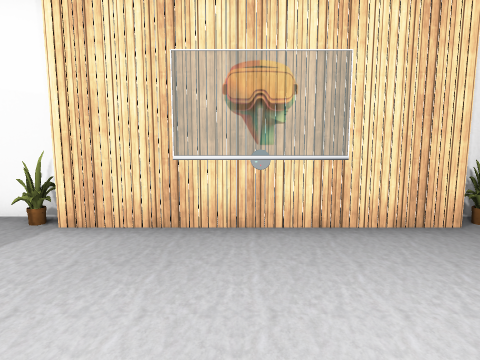
[1] (above)

19 first-person views from a walk through a 3-D level made in the Unity game engine. The camera is 1.2 m above the floor, tilts 8° down and sees 70° across. The floor is counted in squares, 1 m on a side. Each view is taken from the middle of a square. On the plan, view 1 faces up. The plan holds only what a view shows up to about 14 squares ahead; the rest is blank. The place goes on beyond the plan. The player character is not drawn. Some animated figures are not drawn. Door leaves are left out, so doorways stand open. Some surface patterns are stand-ins.

[2]
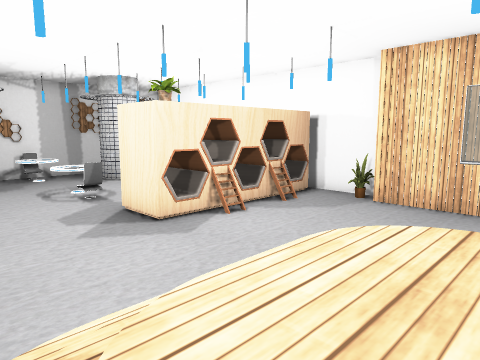

[3]
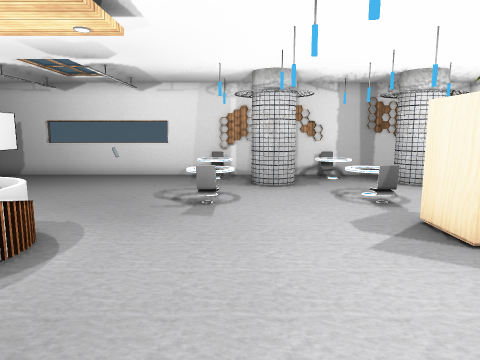

[4]
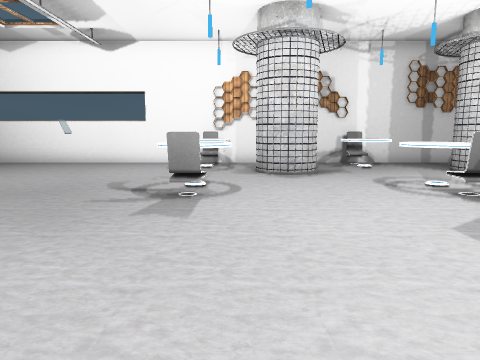

[5]
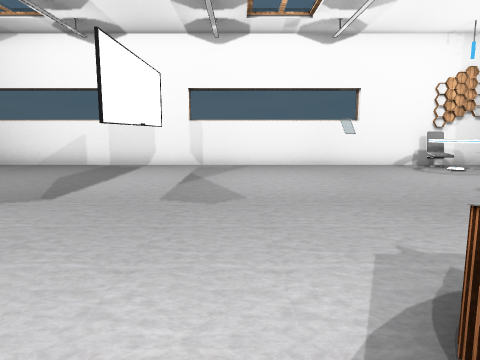

[6]
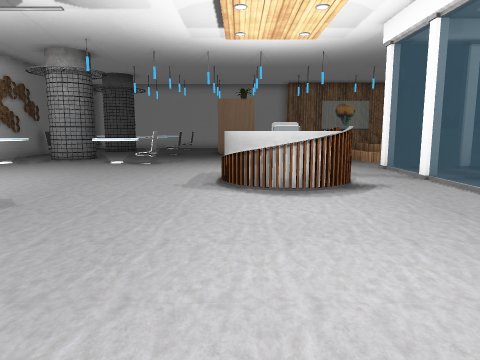

[7]
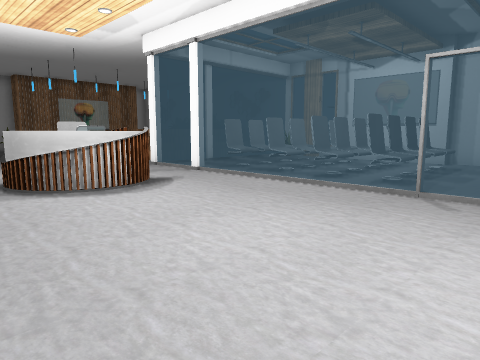

[8]
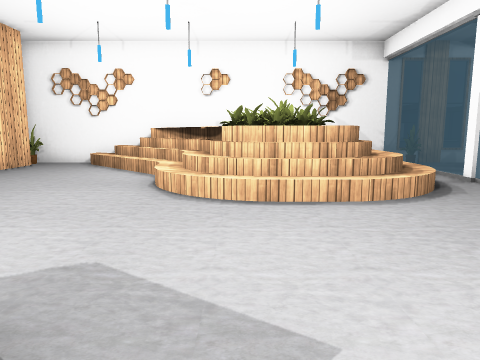

[9]
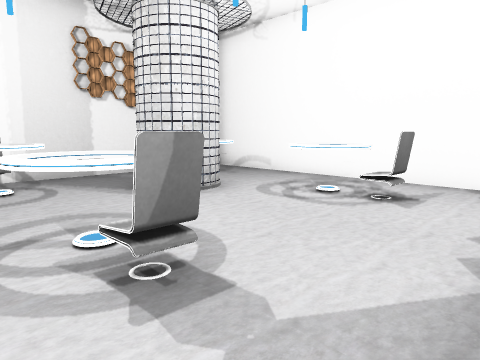

[10]
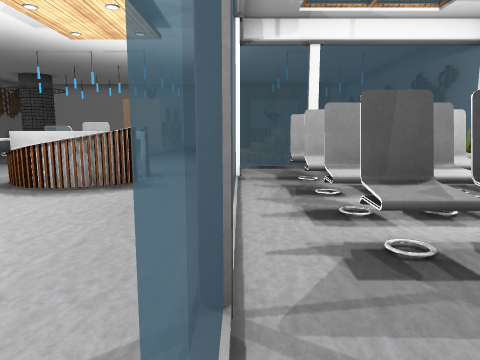

[11]
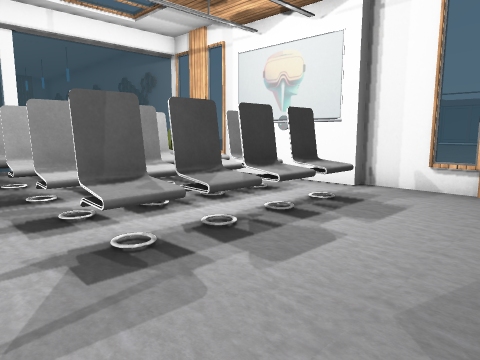

[12]
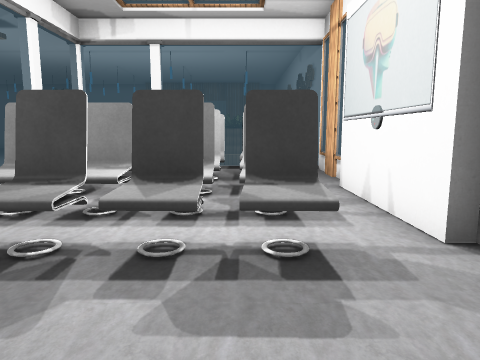

[13]
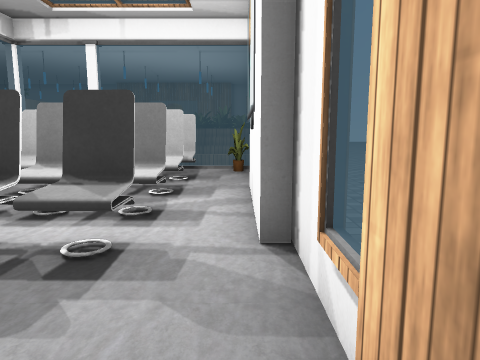

[14]
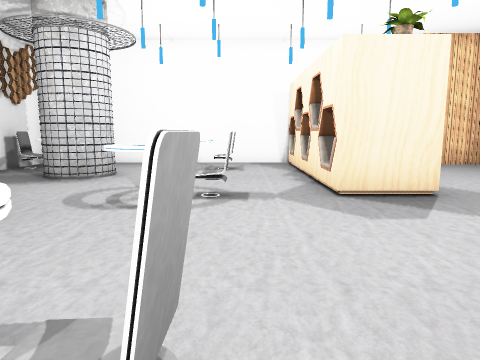

[15]
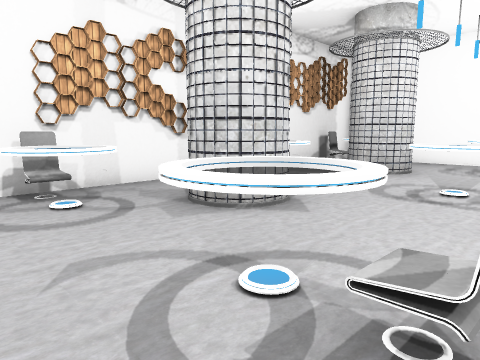

[16]
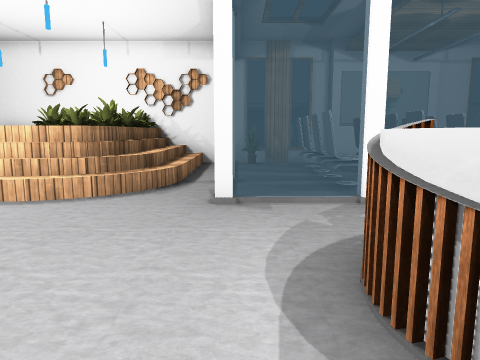

[17]
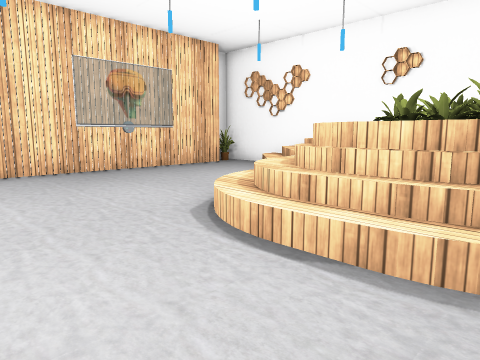

[18]
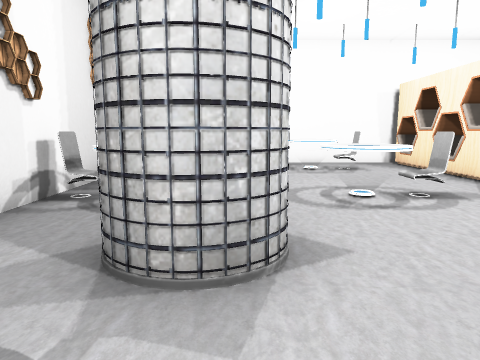

[19]
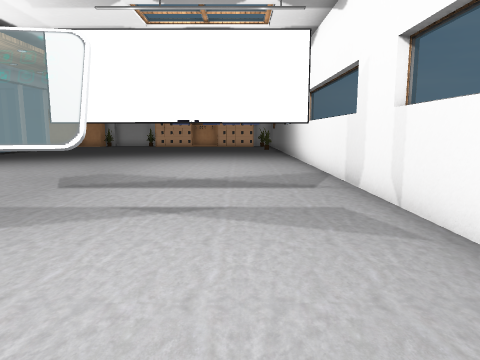

### Floor plan
Key: @ floor where view 1 was taken; # wall or solid block; . main floor; : floor 1.5 m higher than the main floor; / step, stairs or slope; = window, fence, low wall or low ledge; P plant; T table; C chair; I pillar; S shelf; O other object.
Columns run from 18 left of view 1 to 7 right of it. Each row starts with its distance up from view 1.
  8  #########  ####      ##
  7 #.........O#..P########P#
  6 #COO..TT..OOO...........#
  5 #COO..TTC.OOO...........#
  4 #..II.....OOO.........//#
  3 #..II.....OOO........///#
  2 #.........OOO.......////#
  1 ##TT..TT..OOO.....///=  #
  0 #CTT..TTC......../@//   #
 -1 #...............///:    #
 -2 S..II...........//::    #
 -3 S..II...........//::    S
 -4 #.T...T.........////////S
 -5 #CTT..TTC........///////S
 -6 #.T...T.................#
 -7 #...............####   ##
 -8 #..........OOO..#......##
 -9 #...O......OCC..#CCCCCC##
-10 #..........O O.. CCCCCC##
-11 #..........OOO.. CCCCCC#
-12 #............... CCCCCC#
-13 #............... CCCCCC#
-14 #............... CCCCCC##.
-15 #.OOOOO......... CCCCCC.#
-16 #...............#.......#
-17 #............... .......#
-18 #............   . .. . .

Where each view was taken, in squares from view 1:
view 1: 0 up, 0 right, facing up
view 2: 4 down, 1 right, facing up-left
view 3: 4 down, 0 right, facing left
view 4: 4 down, 4 left, facing left
view 5: 12 down, 5 left, facing left
view 6: 18 down, 7 left, facing up
view 7: 18 down, 9 left, facing up-right
view 8: 1 down, 8 left, facing right
view 9: 1 down, 8 left, facing up-left
view 10: 18 down, 2 left, facing up
view 11: 18 down, 2 left, facing up-right
view 12: 18 down, 3 right, facing up
view 13: 18 down, 5 right, facing up
view 14: 6 down, 10 left, facing up
view 15: 7 down, 10 left, facing up-left
view 16: 7 down, 8 left, facing right
view 17: 4 down, 5 left, facing up-right
view 18: 6 down, 14 left, facing up
view 19: 8 down, 15 left, facing down
